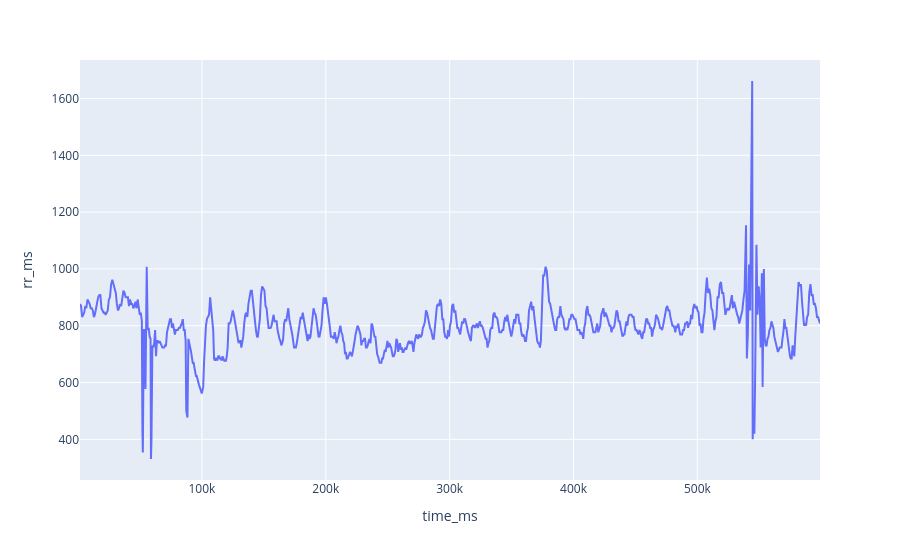

The cell this chart's notebook holds for it:
### Code cell
px.line(
    hrv_df,
    x="time_ms",
    y="rr_ms",
    title="RR Intervals Over Time"
)

### Figure 1 — Plotly figure (JSON) as saved in the notebook; plotly's stock layout.template omitted (floating-point values rounded to 4 significant figures; data arrays with more than 128 entries replaced by an {"elided": "..."} marker saying what was removed)
{"data": [{"hovertemplate": "time_ms=%{x}<br>rr_ms=%{y}<extra></extra>", "legendgroup": "", "line": {"color": "#636efa", "dash": "solid"}, "marker": {"symbol": "circle"}, "mode": "lines", "name": "", "orientation": "v", "showlegend": false, "type": "scatter", "x": {"elided": "754 float values"}, "xaxis": "x", "y": {"elided": "754 float values"}, "yaxis": "y"}], "layout": {"legend": {"tracegroupgap": 0}, "margin": {"t": 60}, "xaxis": {"anchor": "y", "domain": [0, 1], "title": {"text": "time_ms"}}, "yaxis": {"anchor": "x", "domain": [0, 1], "title": {"text": "rr_ms"}}}}
